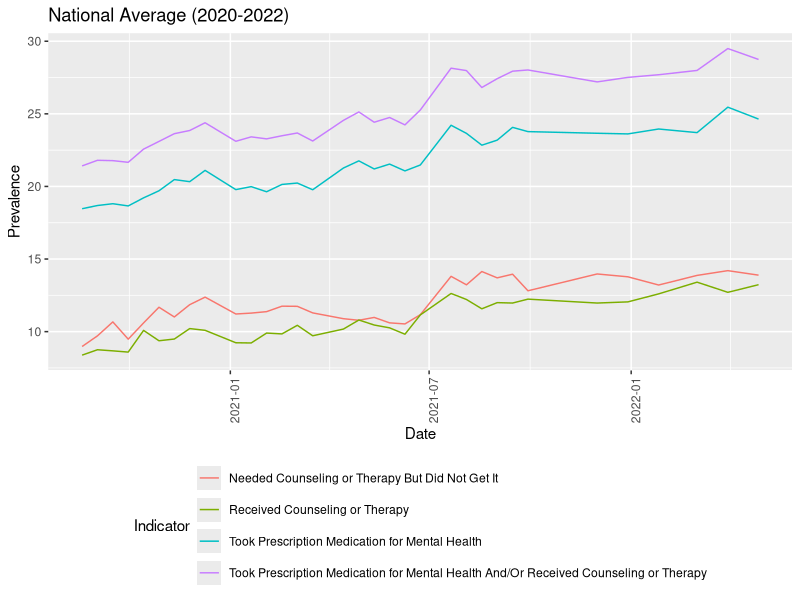
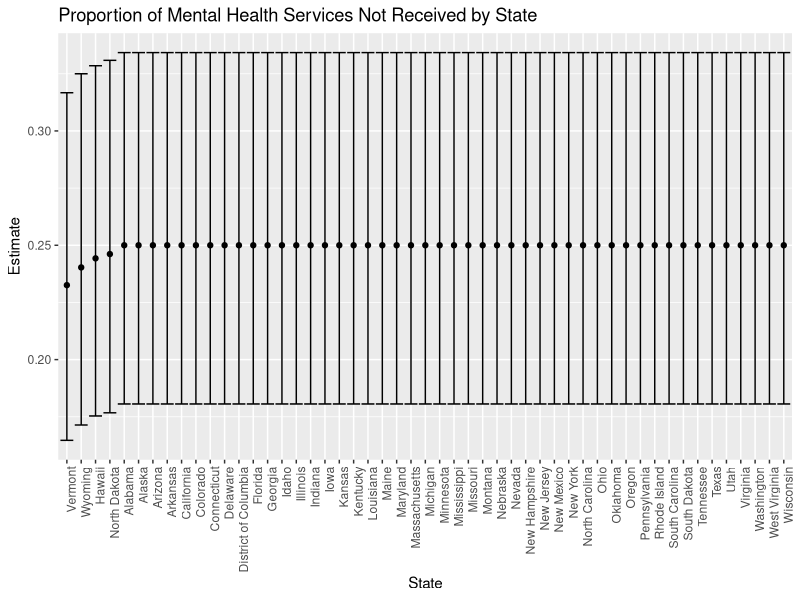

Generate these figures, in order, with R:
## ---- chunk 1
knitr::opts_chunk$set(echo = TRUE)
## ---- chunk 2
#Loading key packages
library(tidyverse)

# Importing clean and tidy dataset 
data = 
  read.csv("data/tidydata.csv") |> 
  mutate(
    start_dates = as.Date(start_dates)
  )
## ---- chunk 3
avg_year =
  data |> 
  filter(state == "United States") |> 
  select(indicator, year, week_number, value, start_dates) |> 
  group_by(year, start_dates, indicator) |> 
  summarize(
    mean = mean(value),
    indicator_total = n())

# plot average for each start date for each indicator
avg_year |> 
  ggplot(aes(x = start_dates, y = mean, color = indicator)) +
  geom_line() +
  labs(
    x = "Date",
    y = "Prevalence",
    title = "National Average (2020-2022)",
    color = "Indicator") +
  theme(
    legend.position = "bottom",
    axis.text.x = element_text(angle=90, hjust=1),
    strip.text = element_text(size = 4)) +
  guides(color = guide_legend(nrow = 4))
## ---- chunk 4
received_service = 
  data |> 
  mutate(
    resolution = case_when(
      indicator == "Took Prescription Medication for Mental Health" ~ "received",
      indicator == "Received Counseling or Therapy" ~ "received",
      indicator == "Took Prescription Medication for Mental Health And/Or Received Counseling or Therapy" ~ "received",
      indicator == "Needed Counseling or Therapy But Did Not Get It" ~ "not received"))
## ---- chunk 5
states_df =
  received_service |> 
  select(state, indicator, resolution) |> 
  filter(state != "United States") |> 
  group_by(state) |> 
  summarize(
    services_total = n(),
    services_not_received = sum(resolution == "not received")) |> 
  mutate(
    services_total = as.numeric(services_total),
    services_not_received = as.numeric(services_not_received)
  )
## ---- chunk 6
ny_test = 
  prop.test(
    x = filter(states_df, state == "New York") %>% pull(services_not_received),
    n = filter(states_df, state == "New York") %>% pull(services_total)) 

broom::tidy(ny_test) %>% 
  knitr::kable(digits = 3)
## ---- chunk 7
services_states =
  states_df |> 
  mutate(
    prop_tests = map2(services_not_received, services_total, \(x, y) prop.test(x = x, n = y)),
    tidy_tests = map(prop_tests, broom::tidy)) |> 
  select(-prop_tests) |> 
  unnest(tidy_tests) |> 
  select(state, estimate, conf.low, conf.high) |>  
  mutate(state = fct_reorder(state, estimate))
## ---- chunk 8
services_states %>% 
  mutate(state = fct_reorder(state, estimate)) %>% 
  ggplot(aes(x = state, y = estimate)) + 
  geom_point() + 
  geom_errorbar(aes(ymin = conf.low, ymax = conf.high)) + 
  theme(axis.text.x = element_text(angle = 90, hjust = 1)) +
  labs(
    x = "State",
    y = "Estimate",
    title = "Proportion of Mental Health Services Not Received by State"
  )
